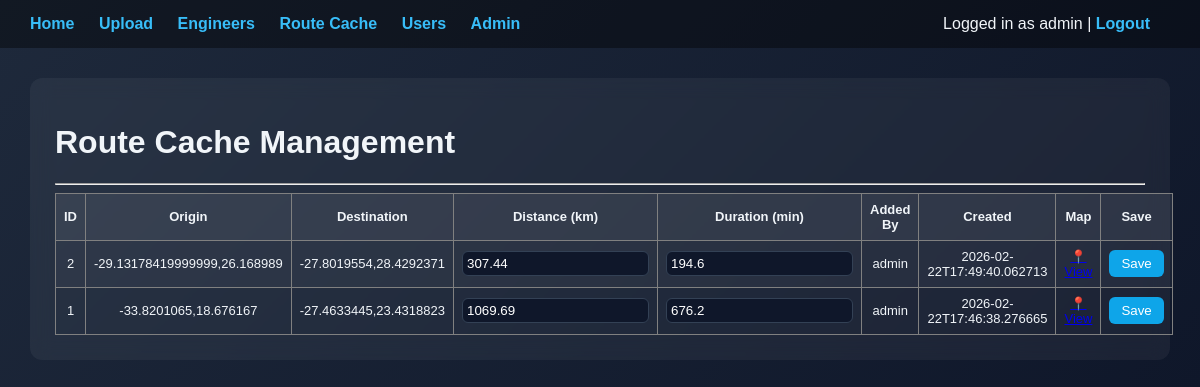
The page /route-cache (signed in) on the database its author committed.
### tables this page shows
CREATE TABLE route_cache (
        id INTEGER PRIMARY KEY AUTOINCREMENT,
        origin TEXT,
        destination TEXT,
        distance_km REAL,
        duration_minutes REAL,
        added_by TEXT,
        created_at TEXT
    );

### main.py (the view)
@app.get("/route-cache", response_class=HTMLResponse)
def route_cache_page(request: Request):
    if request.session.get("role") != "admin":
        return RedirectResponse("/login")
    conn = sqlite3.connect(DB_PATH)
    c = conn.cursor()
    c.execute("""
        SELECT id, origin, destination, distance_km,
               duration_minutes, added_by, created_at
        FROM route_cache
        ORDER BY id DESC
    """)
    routes = c.fetchall()
    conn.close()
    return templates.TemplateResponse("route_cache.html", {
        "request": request,
        "routes": routes
    })

### templates/route_cache.html (shortened to what this page needs)
{% extends "base.html" %}
{% block content %}
<!DOCTYPE html>
<html>
<head>
</head>
<body>
<h1>Route Cache Management</h1>
<hr>
<table border="1" cellpadding="8" width="100%">
    <tr>
        <th>ID</th>
        <th>Origin</th>
        <th>Destination</th>
        <th>Distance (km)</th>
        <th>Duration (min)</th>
        <th>Added By</th>
        <th>Created</th>
        <th>Map</th>
        <th>Save</th>
    </tr>
    {% for route in routes %}
    <tr>
        <td>{{ route[0] }}</td>
        <td>{{ route[1] }}</td>
        <td>{{ route[2] }}</td>
        <td>
            <input type="number" step="0.01"
                   id="dist_{{ route[0] }}"
                   value="{{ route[3] }}">
        </td>
        <td>
            <input type="number" step="0.1"
                   id="dur_{{ route[0] }}"
                   value="{{ route[4] }}">
        </td>
        <td>{{ route[5] }}</td>
        <td>{{ route[6] }}</td>
        <td>
            <a href="https://www.google.com/maps/dir/{{ route[1] }}/{{ route[2] }}"
               target="_blank">
               📍 View
            </a>
        </td>
        <td>
            <button onclick="updateRoute({{ route[0] }})">
                Save
            </button>
        </td>
    </tr>
    {% endfor %}
</table>
</body>
</html>
{% endblock %}

### templates/base.html (style rules this page uses)
body { margin: 0; font-family: Arial, Helvetica, sans-serif; background: linear-gradient(135deg, #1e293b, #0f172a); color: #f1f5f9; }
table { width: 100%; border-collapse: collapse; font-size: 13px; }
th, td { padding: 8px; text-align: center; }
th { background-color: rgba(255,255,255,0.08); }
tr:nth-child(even) { background-color: rgba(255,255,255,0.04); }
button { padding: 6px 12px; border-radius: 6px; border: none; cursor: pointer; background-color: #0ea5e9; color: white; }
input, textarea { border-radius: 6px; border: 1px solid #334155; background-color: #0f172a; color: white; padding: 4px; }

### rows shown on the page
route_cache: id "2", origin "-29.13178419999999,26.168989", destination "-27.8019554,28.4292371", distance_km "307.44", duration_minutes "194.6", added_by "admin", created_at "2026-02-22T17:49:40.062713"
route_cache: id "1", origin "-33.8201065,18.676167", destination "-27.4633445,23.4318823", distance_km "1069.69", duration_minutes "676.2", added_by "admin", created_at "2026-02-22T17:46:38.276665"

### other values the page prints
{{ request.session.get("user") }} "admin"
